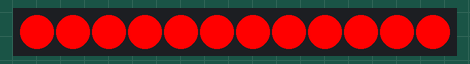
Bench run of a sketch on a simulated Arduino Uno, built with avr-gcc and run on an emulated ATmega328P. Parts: 12 RGB LEDs in strip order, left to right.

Above: at 0.05 s.
At 0.65 s:
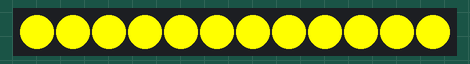

The sketch:

neopixel.ino
```cpp
#include <Adafruit_NeoPixel.h>

#define PIN        8        // 데이터 입력 핀
#define NUMPIXELS  12       // LED 개수

Adafruit_NeoPixel pixels(NUMPIXELS, PIN, NEO_GRB + NEO_KHZ800);

void setup() {
  pixels.begin();           // NeoPixel 초기화
  pixels.setBrightness(255); // 밝기 최대 (0~255)
}

void loop() {
  showColor(255, 0, 0);     // 빨강
  delay(100);

  showColor(0, 0, 255);     // 파랑
  delay(100);

  showColor(255, 255, 0);   // 노랑 (빨강 + 초록)
  delay(100);

  showColor(0, 255, 0);     // 초록
  delay(100);
}

void showColor(uint8_t r, uint8_t g, uint8_t b) {
  for (int i = 0; i < NUMPIXELS; i++) {
    pixels.setPixelColor(i, pixels.Color(r, g, b));
  }
  pixels.show();
}
```

Measured:
- by itself, everything shown: repeats every 0.40 s, in 4 steps
